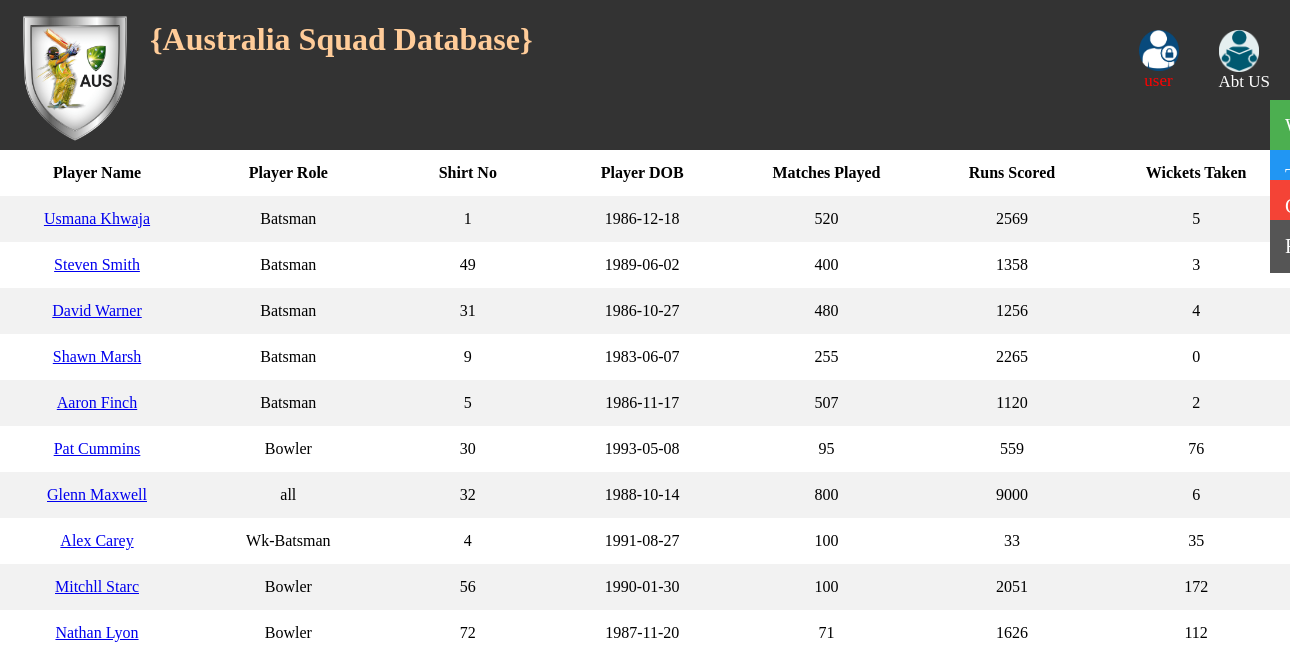
The app's page /aussquad.php (signed in) with its own data.
### tables this page shows
CREATE TABLE `australia` (
  `name` varchar(20) DEFAULT NULL,
  `players_role` varchar(50) DEFAULT NULL,
  `players_shirt` int(11) NOT NULL,
  `players_birthdate` date DEFAULT NULL,
  `played` int(11) DEFAULT NULL,
  `runs` int(11) DEFAULT NULL,
  `wickets` int(11) DEFAULT NULL,
  `nat` varchar(30) NOT NULL DEFAULT 'Australia'
);

### aussquad.php (the view, shortened to what this page needs)
<?php
$con=mysqli_connect('localhost','root');
mysqli_select_db($con, 'cricket2');
$querry = "select * from australia order by players_role = 'Batsman' desc ";
$result = mysqli_query($con,$querry);
?>
<!DOCTYPE html>
<html>
<head>
<link rel="stylesheet" type="text/css" href="css/home.css">
<link rel="stylesheet" type="text/css" href="css/sidenav.css">
</head>
<body >
	<div class="navbar">
<img src="css/aus.png" width="150" height="150"; style="float: left;">
<h1 style="float: left; color:#ffcc99; "font-style: "Comic Sans MS">
{Australia Squad Database} </h1>
 <a href="aboutus.php"><img src="css/us.png" width="40" height="60">Abt US</a>
 <a style="color: red" href="welcome.php"><img src="css/log.png" width="40" height="50"><?php echo $_SESSION['username']; ?></a>
  </div>
  <div id="mySidenav" class="sidenav">
  <a href="welcome.php" id="about">Welcome</a>
  <a href="teams.php" id="blog">Teams</a>
  <a href="coach.php" id="projects">Coach</a>
  <a href="ranking.php" id="contact">Ranking</a>
</div>
<table >
	<tr>
			<th>Player Name</th>
			<th>Player Role</th>
			<th>Shirt No</th>
			<th>Player DOB</th>
			<th>Matches Played</th>
			<th>Runs Scored</th>
			<th>Wickets Taken</th>
		</tr>
		<?php
		global $result;
		while ($rows=mysqli_fetch_assoc($result)):?>
			<tr align="center">
				<td><a href="#"><?php echo $rows['name'];?></a></td>
				<td><?php echo $rows['players_role'];?></td>
				<td><?php echo $rows['players_shirt'];?></td>
				<td><?php echo $rows['players_birthdate'];?></td>
				<td><?php echo $rows['played'];?></td>
				<td><?php echo $rows['runs'];?></td>
				<td><?php echo $rows['wickets']; ?>
				</td>
			</tr>
<?php endwhile;?>
</table>
</body>
</html>

### css/home.css (style rules this page uses)
* { box-sizing:border-box; }
body { font-family: "Arial", red serif); margin: 0; }
img { display: block; height: auto; max-width: 100%; }
.navbar { width: 100%; background-color: #555; overflow: auto; }
.navbar a { float: left; padding: 12px; color: white; text-decoration: none; font-size: 17px; }
.navbar { overflow: hidden; position: sticky; position: -webkit-sticky; top: 0; color: black; background-color: #333; }
.navbar a { float: right; display: block; color: white; text-align: center; padding: 30px 20px; text-decoration: none; }

### css/sidenav.css (style rules this page uses)
#mySidenav a { position: absolute; right: -80px; transition: 0.7s; padding: 15px; width: 100px; text-decoration: none; font-size: 20px; color: white; border-radius: 0 5px 5px 0; }
#about { top: 100px; background-color: #4CAF50; }
#blog { top: 150px; background-color: #2196F3; }
#projects { top: 180px; background-color: #f44336; }
#contact { top: 220px; background-color: #555 }

### aussquad.php (style rules this page uses)
table { border-collapse: collapse; width: 100%; }
th, td { border= 1px ; width: 900px; line-height: 30px; text-align: center; padding: 8px; }
tr:nth-child(even) { background-color: #f2f2f2; }

### records on screen
australia: name "Usmana Khwaja", players_role "Batsman", players_shirt "1", players_birthdate "1986-12-18", played "520", runs "2569", wickets "5"
australia: name "Steven Smith", players_role "Batsman", players_shirt "49", players_birthdate "1989-06-02", played "400", runs "1358", wickets "3"
australia: name "David Warner", players_role "Batsman", players_shirt "31", players_birthdate "1986-10-27", played "480", runs "1256", wickets "4"
australia: name "Shawn Marsh", players_role "Batsman", players_shirt "9", players_birthdate "1983-06-07", played "255", runs "2265", wickets "0"
australia: name "Aaron Finch", players_role "Batsman", players_shirt "5", players_birthdate "1986-11-17", played "507", runs "1120", wickets "2"
australia: name "Pat Cummins", players_role "Bowler", players_shirt "30", players_birthdate "1993-05-08", played "95", runs "559", wickets "76"
australia: name "Glenn Maxwell", players_role "all", players_shirt "32", players_birthdate "1988-10-14", played "800", runs "9000", wickets "6"
australia: name "Alex Carey", players_role "Wk-Batsman", players_shirt "4", players_birthdate "1991-08-27", played "100", runs "33", wickets "35"
australia: name "Mitchll Starc", players_role "Bowler", players_shirt "56", players_birthdate "1990-01-30", played "100", runs "2051", wickets "172"
australia: name "Nathan Lyon", players_role "Bowler", players_shirt "72", players_birthdate "1987-11-20", played "71", runs "1626", wickets "112"

### other values on screen
$_SESSION['username'] "user"
